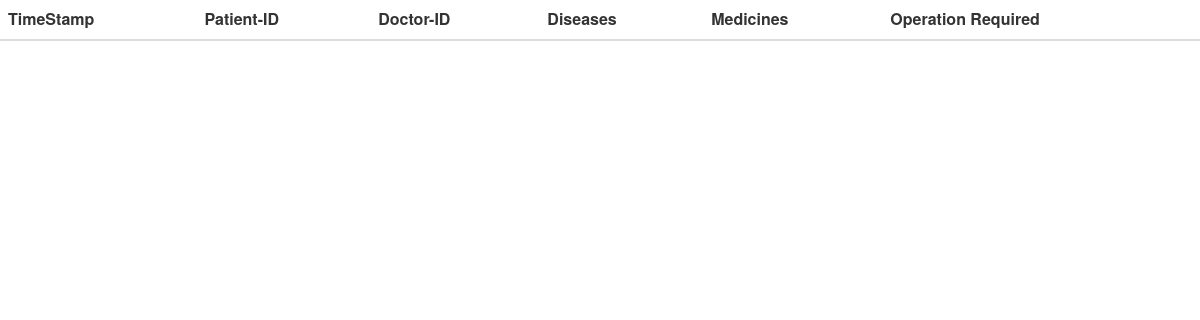
Page /medical_history.php on the earlier database version.
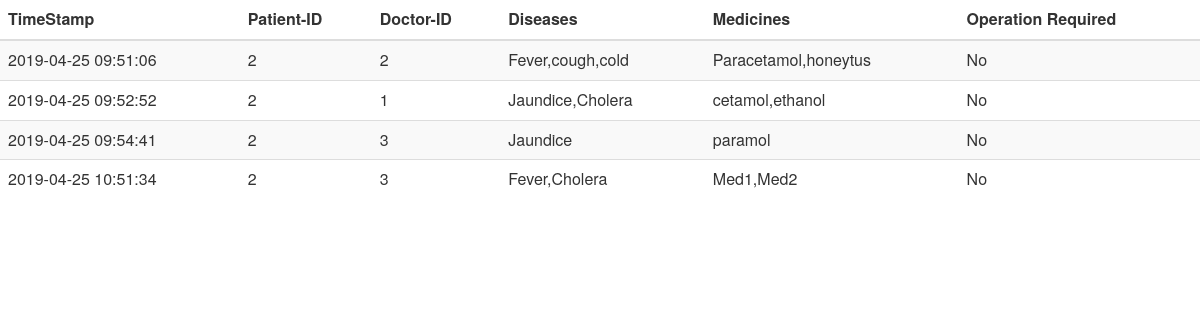
Same page on the later database version.
### tables this page shows
CREATE TABLE IF NOT EXISTS `events` (
  `timestamp` timestamp NOT NULL,
  `doc_id` int(11) NOT NULL,
  `pat_id` int(11) NOT NULL,
  `disease` varchar(100) NOT NULL,
  `medicine` varchar(100) NOT NULL,
  `op_req` varchar(5) NOT NULL,
  PRIMARY KEY (`timestamp`)
);

### medical_history.php (the view, shortened to what this page needs)
<html>
<head>
    <link rel="stylesheet" href="https://maxcdn.bootstrapcdn.com/bootstrap/3.4.0/css/bootstrap.min.css">
    <link rel="stylesheet" href="https://maxcdn.bootstrapcdn.com/bootstrap/3.3.7/css/bootstrap.min.css">
    <link href="https://unpkg.com/gijgo@1.9.13/css/gijgo.min.css" rel="stylesheet" type="text/css" />
</head>
<body>
    <?php
        $con = mysqli_connect("127.0.0.1", "root", "", "hmsdb");
        $query = "select * from events";
        $run = mysqli_query($con, $query);
        if($run == true)
        {
            ?>
            <table class="table table-striped table-dark">
                <thead>
                  <tr>
                    <th scope="col">TimeStamp</th>
                    <th scope="col">Patient-ID</th>
                    <th scope="col">Doctor-ID</th>
                    <th scope="col">Diseases</th>
                    <th scope="col">Medicines</th>
                    <th scope="col">Operation Required</th>
                  </tr>
                </thead>
                <tbody>
                    <?php
                        while($data = mysqli_fetch_assoc($run))
                        {
                            ?>
                                <tr>
                                    <td><?php echo $data['timestamp'] ?></td>
                                    <td><?php echo $data['doc_id'] ?></td>
                                    <td><?php echo $data['pat_id'] ?></td>
                                    <td><?php echo $data['disease'] ?></td>
                                    <td><?php echo $data['medicine'] ?></td>
                                    <td><?php echo $data['op_req'] ?></td>
                                </tr>
                            <?php
                        }
                    ?>
                </tbody>
            </table>
            <?php
        }
        else
            echo "error";
    ?>
</body>
</html>

Differences in the rows shown:
added events: timestamp "2019-04-25 09:51:06", doc "2", pat "2", disease "Fever,cough,cold", medicine "Paracetamol,honeytus", op_req "No"
added events: timestamp "2019-04-25 09:52:52", doc "2", pat "1", disease "Jaundice,Cholera", medicine "cetamol,ethanol", op_req "No"
added events: timestamp "2019-04-25 09:54:41", doc "2", pat "3", disease "Jaundice", medicine "paramol", op_req "No"
added events: timestamp "2019-04-25 10:51:34", doc "2", pat "3", disease "Fever,Cholera", medicine "Med1,Med2", op_req "No"
